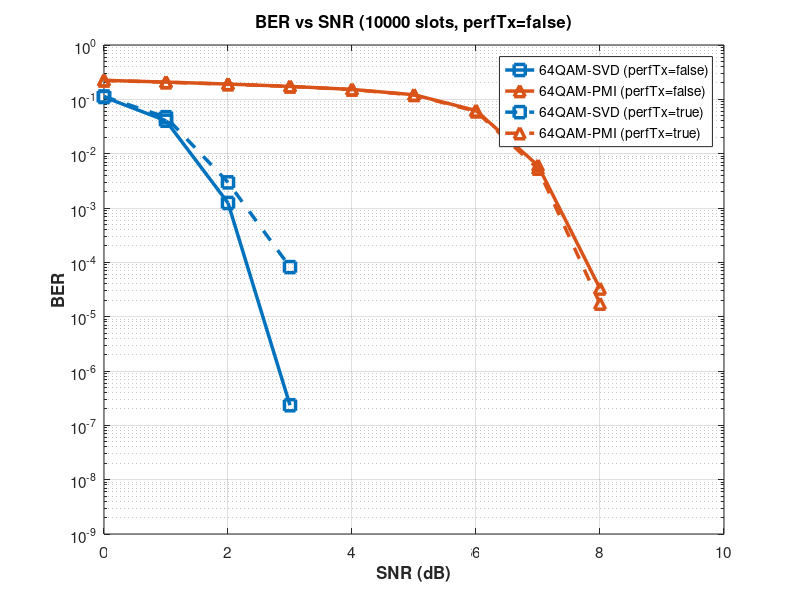

Write MATLAB code to recreate this figure.
% filepath: plot_64qam_perfTx_comparison.m
% 64QAM BER Comparison: SVD and PMI for perfTx=false vs perfTx=true

% perfTx=false
% 64QAM-SVD (from results_20251029_160814.txt)
SNRdB_64QAM_SVD_false = [0; 1; 2; 3; 4; 5; 6; 7; 8; 9; 10; 11; 12; 13; 14; 15];
BER_64QAM_SVD_false = [1.1037e-01; 4.0367e-02; 1.2393e-03; 2.3427e-07; 0.0000e+00; ...
    0.0000e+00; 0.0000e+00; 0.0000e+00; 0.0000e+00; 0.0000e+00; ...
    0.0000e+00; 0.0000e+00; 0.0000e+00; 0.0000e+00; 0.0000e+00; ...
    0.0000e+00];
AvgBitErr_64QAM_SVD_false = [3957.58; 1447.39; 44.44; 0.01; 0.00; ...
    0.00; 0.00; 0.00; 0.00; 0.00; ...
    0.00; 0.00; 0.00; 0.00; 0.00; ...
    0.00];
PktErr_64QAM_SVD_false = [10000; 9864; 3800; 24; 0; ...
    0; 0; 0; 0; 0; ...
    0; 0; 0; 0; 0; ...
    0];

% 64QAM-PMI (from results_20251030_004034.txt)
SNRdB_64QAM_PMI_false = [0; 1; 2; 3; 4; 5; 6; 7; 8; 9; 10; 11; 12; 13; 14; 15];
BER_64QAM_PMI_false = [2.2388e-01; 2.0773e-01; 1.9094e-01; 1.7311e-01; 1.5216e-01; ...
    1.2144e-01; 6.2183e-02; 6.0519e-03; 3.2887e-05; 0.0000e+00; 0.0000e+00; ...
    0.0000e+00; 0.0000e+00; 0.0000e+00; 0.0000e+00; 0.0000e+00];
AvgBitErr_64QAM_PMI_false = [8027.50; 7448.21; 6846.35; 6206.89; 5455.80; ...
    4354.51; 2229.64; 217.00; 1.18; 0.00; 0.00; ...
    0.00; 0.00; 0.00; 0.00; 0.00];
PktErr_64QAM_PMI_false = [10000; 10000; 10000; 10000; 10000; ...
    10000; 9925; 6465; 310; 0; 0; ...
    0; 0; 0; 0; 0];

% perfTx=true
% 64QAM-SVD (from results_20251029_223441.txt)
SNRdB_64QAM_SVD_true = [0; 1; 2; 3; 4; 5; 6; 7; 8; 9; 10; 11; 12; 13; 14; 15];
BER_64QAM_SVD_true = [1.1284e-01; 4.6894e-02; 2.9650e-03; 8.1713e-05; 0.0000e+00; ...
    0.0000e+00; 0.0000e+00; 0.0000e+00; 0.0000e+00; 0.0000e+00; 0.0000e+00; ...
    0.0000e+00; 0.0000e+00; 0.0000e+00; 0.0000e+00; 0.0000e+00];
AvgBitErr_64QAM_SVD_true = [4045.86; 1681.42; 106.31; 2.93; 4.06; ...
    1.35; 1.02; 0.00; 0.00; 0.00; 0.00; ...
    0.00; 0.00; 0.00; 0.00; 0.00];
PktErr_64QAM_SVD_true = [10000; 9870; 4670; 110; 8; ...
    6; 9; 0; 0; 0; 0; ...
    0; 0; 0; 0; 0];

% 64QAM-PMI (from results_20251030_013151.txt)
SNRdB_64QAM_PMI_true = [0; 1; 2; 3; 4; 5; 6; 7; 8; 9; 10; 11; 12; 13; 14; 15];
BER_64QAM_PMI_true = [2.2254e-01; 2.0644e-01; 1.9000e-01; 1.7235e-01; 1.5140e-01; ...
    1.2009e-01; 5.9862e-02; 5.2763e-03; 1.7361e-05; 0.0000e+00; 0.0000e+00; ...
    0.0000e+00; 0.0000e+00; 0.0000e+00; 0.0000e+00; 0.0000e+00];
AvgBitErr_64QAM_PMI_true = [7979.22; 7402.11; 6812.58; 6179.65; 5428.74; ...
    4306.06; 2146.40; 189.19; 0.62; 0.00; 0.00; ...
    0.00; 0.00; 0.00; 0.00; 0.00];
PktErr_64QAM_PMI_true = [10000; 10000; 10000; 10000; 10000; ...
    10000; 9926; 6368; 247; 0; 0; ...
    0; 0; 0; 0; 0];

% Store in cell arrays
SNRdB_all = {SNRdB_64QAM_SVD_false, SNRdB_64QAM_PMI_false, ...
             SNRdB_64QAM_SVD_true, SNRdB_64QAM_PMI_true};
avgBER_all = {BER_64QAM_SVD_false, BER_64QAM_PMI_false, ...
              BER_64QAM_SVD_true, BER_64QAM_PMI_true};
avgBitErr_all = {AvgBitErr_64QAM_SVD_false, AvgBitErr_64QAM_PMI_false, ...
                 AvgBitErr_64QAM_SVD_true, AvgBitErr_64QAM_PMI_true};
pktErr_all = {PktErr_64QAM_SVD_false, PktErr_64QAM_PMI_false, ...
              PktErr_64QAM_SVD_true, PktErr_64QAM_PMI_true};

% Configuration
labels = {'64QAM-SVD (perfTx=false)', '64QAM-PMI (perfTx=false)', ...
          '64QAM-SVD (perfTx=true)', '64QAM-PMI (perfTx=true)'};
lineStyles = {'-', '-', '--', '--'};
markers = {'s', '^', 's', '^'};
colors = [0 0.4470 0.7410;      % Blue (SVD false)
          0.8500 0.3250 0.0980;  % Orange (PMI false)
          0 0.4470 0.7410;      % Blue (SVD true)
          0.8500 0.3250 0.0980]; % Orange (PMI true)
numIter = 10000;

% Plotting
figure;
for i = 1:length(labels)
    semilogy(SNRdB_all{i}, avgBER_all{i}, ... 
        'LineWidth', 2.5, ...
        'LineStyle', lineStyles{i}, ...
        'Marker', markers{i}, ...
        'MarkerSize', 8, ...
        'Color', colors(i, :), ...
        'DisplayName', labels{i});
    hold on;
end
grid on;
hold off;
xlabel('SNR (dB)', 'FontSize', 15, 'FontWeight', 'bold');
ylabel('BER', 'FontSize', 15, 'FontWeight', 'bold');
title(sprintf('BER vs SNR (%d slots, perfTx=false)', numIter), ...
    'FontSize', 14, 'FontWeight', 'bold');
legend('Location', 'best', 'FontSize', 10);
set(gca, 'FontSize', 11);
ylim([1e-9 1e0]);
xlim([0 10]);
